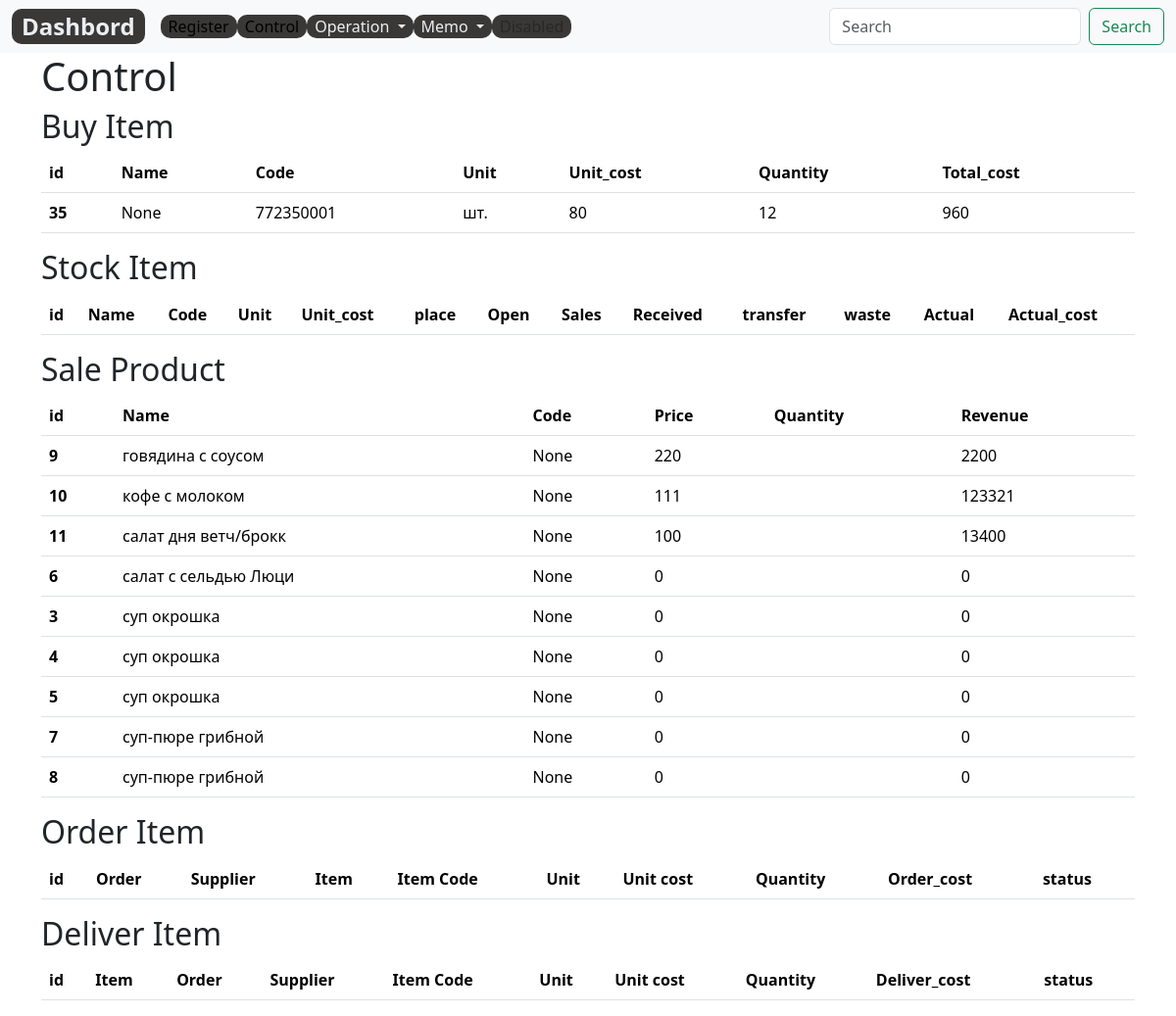
Before: /control/ with the older database file.
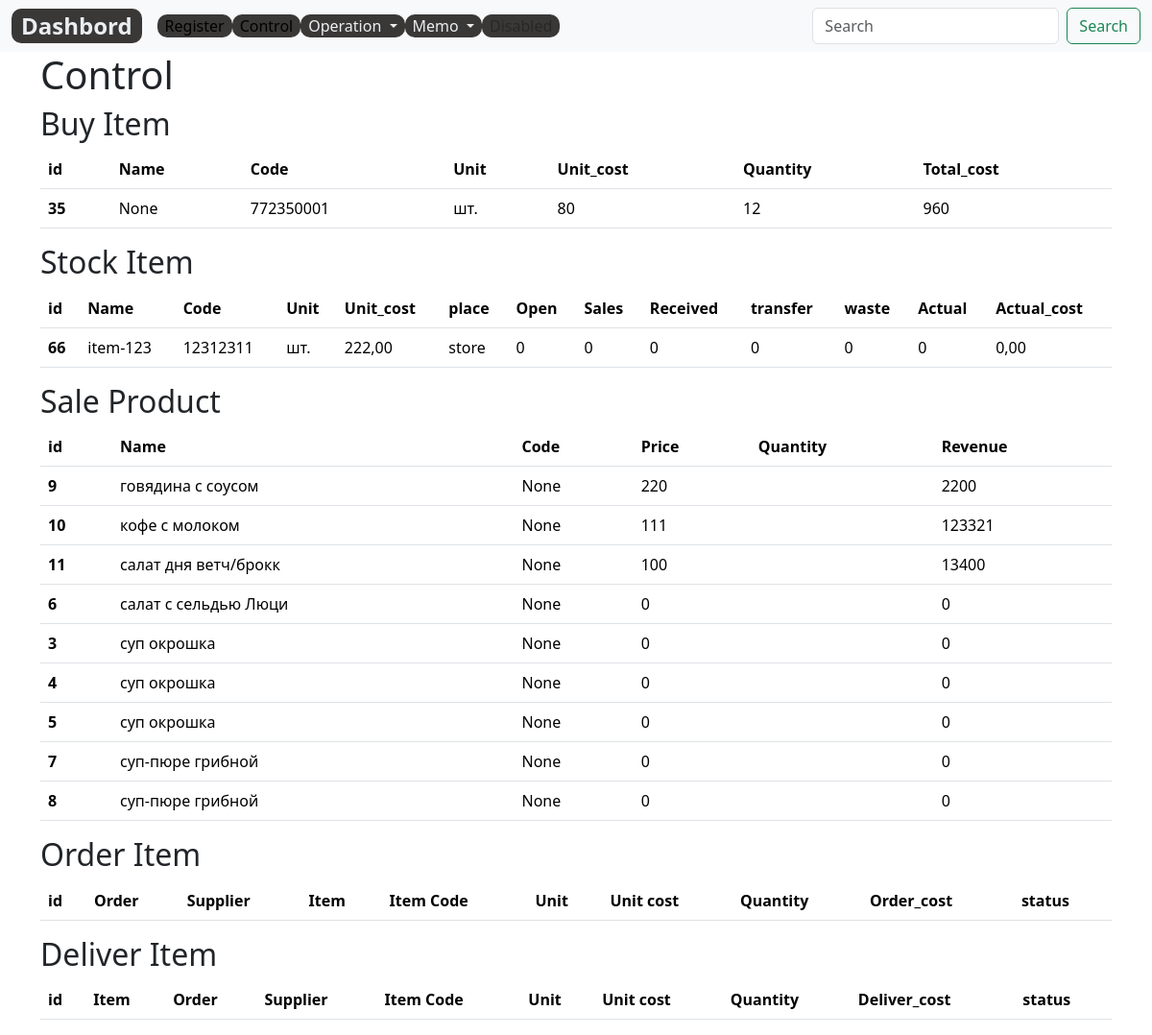
After: the same page with the newer database file.
### control/models.py (models this page shows, shortened)
class BuyItem(models.Model):
    code=models.DecimalField(max_digits=12, help_text="Не более 12 знаков",decimal_places=0,null=True,verbose_name='Код')
    item =models.CharField(max_length=200, help_text="Не более 200 знаков", db_index=True)#отражение в buy_items_list.html
    name = models.ForeignKey(Item, null=True, verbose_name='Наименование', on_delete=models.CASCADE)# для form buy_item.html
    slug= models.SlugField(max_length=255, verbose_name='Url',blank=True, null=True)
    unit = models.CharField(max_length=10,verbose_name='Ед.изм.',  choices=UNITS, null=True ,default='kg')
    unit_cost=models.PositiveIntegerField(verbose_name='Цена, руб', default=0,null=True)
    quantity= models.PositiveIntegerField(verbose_name='Кол.',default=0)
    cost= models.PositiveIntegerField(verbose_name='Сумма, руб', blank=True,null=True)
    item_supplier=models.CharField(max_length=200, help_text="Не более 200 знаков", null=True)#отражение в buy_items_list.html
    supplier= models.ForeignKey(Supplier, on_delete=models.CASCADE, null=True)
    invoice= models.CharField(max_length=250,verbose_name='Накладная',  null=True ,default='Накладная №     , дата   ')
    created_date = models.DateField(auto_now_add=True, verbose_name='Дата',)
    updated_date = models.DateField(auto_now=True,  verbose_name='Изменен', null=True)
    class Meta:
        ordering = ['name']
        verbose_name = 'Закупка'
        verbose_name_plural = 'Закупки'
    @property
    def get_cost(self):
        return self.unit_cost * self.quantity

class SaleProduct(models.Model):
    name = models.ForeignKey(Product,related_name='name_sale', on_delete=models.PROTECT)
    code=models.DecimalField(max_digits=12, help_text="Не более 12 знаков",decimal_places=0,null=True,verbose_name='Код')
    slug= models.SlugField(max_length=255, verbose_name='Url',blank=True, null=True)
    price=models.PositiveIntegerField(verbose_name='Цена, руб', default=1)
    sold= models.PositiveIntegerField(verbose_name='Sold, руб', default=1)
    unit = models.CharField(max_length=10,verbose_name='Ед.изм.',  choices=UNITS, null=True ,default='шт.')
    revenue= models.DecimalField(max_digits=10, help_text="Не более 10 знаков", decimal_places=2, default=0, blank=True, null=True)
    created_date = models.DateField(auto_now_add=True)
    class Meta:
        ordering = ['name']
        verbose_name = 'Продажа'
        verbose_name_plural = 'Продажи'
    @property
    def get_revenue(self):
        return self.price*self.sold

class StockItem(models.Model):
    code=models.DecimalField(max_digits=12, help_text="Не более 12 знаков",decimal_places=0,null=True,verbose_name='Код')
    name = models.CharField(max_length=200, help_text="Не более 200 знаков", db_index=True)
    slug= models.SlugField(max_length=255, verbose_name='Url')
    unit = models.CharField(max_length=10,verbose_name='Ед.изм.',  choices=UNITS, null=True ,default='kg')
    unit_cost = models.DecimalField(max_digits=10, help_text="Не более 10 знаков",decimal_places=2, null=True)
    place = models.CharField(max_length=100,verbose_name='Место', null=True ,default='store')
    open=models.DecimalField(max_digits=10, help_text="Не более 10 знаков", decimal_places=0, null=True, default=0)
    sales =	models.DecimalField(max_digits=10, help_text="Не более 10 знаков", decimal_places=0, default=0)
    received = models.DecimalField(max_digits=10, help_text="Не более 10 знаков", null=True, decimal_places=0, default=0)
    transfer =models.DecimalField(max_digits=10, help_text="Не более 10 знаков",null=True, decimal_places=0, default=0)
    waste=models.DecimalField(max_digits=10, help_text="Не более 10 знаков",null=True, decimal_places=0, default=0)
    actual=models.DecimalField(max_digits=10, help_text="Не более 10 знаков", decimal_places=0, default=0)
    actual_cost=models.DecimalField(max_digits=12, help_text="Не более 12 знаков", decimal_places=2, default=0)
    class Meta:
        ordering = ['name']
        verbose_name = 'Остаток'
        verbose_name_plural = 'Остатки'
    @property
    def get_actual(self):
        return self.open-self.sales+self.received-self.transfer-self.waste
    @property
    def get_actual_cost(self):
        return (self.open-self.sales+self.received-self.transfer-self.waste )*self.unit_cost

### register/models.py (models this page shows, shortened)
class Product(models.Model):
    DIFFICULTY_LEVELS = (
        ('Easy', 'Easy'),
        ('Medium', 'Medium'),
        ('Hard', 'Hard'),
    )
    code=models.DecimalField(max_digits=10, help_text="Не более 10 знаков", decimal_places=0, unique=True)
    name = models.CharField(max_length=200,help_text="Не более 200 знаков", db_index=True, verbose_name='Продукт')
    category = models.ForeignKey(Category, related_name='product', on_delete=models.CASCADE)
    ingredient = models.ManyToManyField(Item, through=RecipeIngredient)
    difficulty = models.CharField(choices=DIFFICULTY_LEVELS, max_length=10)
    price = models.DecimalField(max_digits=10,help_text="Не более 10 знаков", decimal_places=2)
    description = models.TextField(blank=True, null=True)
    cooking= models.TextField(blank=True, null = True)
    slug= models.SlugField(max_length=255, verbose_name='Url', unique=True)
    created_date= models.DateField(auto_now_add=True, verbose_name='Создан',null=True)
    updated_date = models.DateField(auto_now=True,  verbose_name='Изменен', null=True)
    class Meta:
        ordering = ['category', 'name']
        verbose_name = 'Продукт'
        verbose_name_plural = 'Продукты'
    def __str__(self):
        return self.name

### control/views.py (the view)
# urls.py: path('', control, name='control'),
def control(request):
    buyitems = BuyItem.objects.all()
    stockitems = StockItem.objects.all()
    saleproducts=SaleProduct.objects.all()
    orderitems=OrderItem.objects.all()
    deliveritems=DeliverItem.objects.all()
    context = {
        'buyitems': buyitems,
        'stockitems': stockitems,
        'saleproducts': saleproducts,
        'orderitems': orderitems,
        'deliveritems': deliveritems,
        'title':'Control'
    }
    return render(request, template_name='control/control.html', context=context)

### control/templates/control/control.html (shortened to what this page needs)
{% extends 'base_simple.html' %}
{% block content %}
<div class="container">
  <h1>Control</h1>
  <h2>Buy Item</h2>
  <table class="table">
    <thead>
      <tr>
        <th scope="col">id</th>
        <th scope="col">Name</th>
        <th scope="col">Code</th>
        <th scope="col">Unit</th>
        <th scope="col">Unit_cost</th>
        <th scope="col">Quantity</th>
        <th scope="col">Total_cost</th>
      </tr>
    </thead>
    <tbody>
      {% for buyitem in buyitems%}
      <tr>
        <th scope="row">{{buyitem.id}}</th>
        <td>{{buyitem.name}}</td>
        <td>{{buyitem.code}}</td>
        <td>{{buyitem.unit}}</td>
        <td>{{buyitem.unit_cost}}</td>
        <td>{{buyitem.quantity}}</td>
        <td>{{buyitem.get_cost}}</td>
      </tr>
      {% endfor %}
    </tbody>
  </table>
  <h2>Stock Item</h2>
  <table class="table">
    <thead>
      <tr>
        <th scope="col">id</th>
        <th scope="col">Name</th>
        <th scope="col">Code</th>
        <th scope="col">Unit</th>
        <th scope="col">Unit_cost</th>
        <th scope="col">place</th>
        <th scope="col">Open</th>
        <th scope="col">Sales</th>
        <th scope="col">Received</th>
        <th scope="col">transfer</th>
        <th scope="col">waste</th>
        <th scope="col">Actual</th>
        <th scope="col">Actual_cost</th>
      </tr>
    </thead>
    <tbody>
      {% for stockitem in stockitems%}
      <tr>
        <th scope="row">{{stockitem.id}}</th>
        <td>{{stockitem.name}}</td>
        <td>{{stockitem.code}}</td>
        <td>{{stockitem.unit}}</td>
        <td>{{stockitem.unit_cost}}</td>
        <td>{{stockitem.place}}</td>
        <td>{{stockitem.open}}</td>
        <td>{{stockitem.sales}}</td>
        <td>{{stockitem.received}}</td>
        <td>{{stockitem.transfer}}</td>
        <td>{{stockitem.waste}}</td>
        <td>{{stockitem.get_actual}}</td>
        <td>{{stockitem.get_actual_cost}}</td>
      </tr>
      {% endfor %}
    </tbody>
  </table>
  <h2>Sale Product</h2>
  <table class="table">
    <thead>
      <tr>
        <th scope="col">id</th>
        <th scope="col">Name</th>
        <th scope="col">Code</th>
        <th scope="col">Price</th>
        <th scope="col">Quantity</th>
        <th scope="col">Revenue</th>
      </tr>
    </thead>
    <tbody>
      {% for saleproduct in saleproducts%}
      <tr>
        <th scope="row">{{saleproduct.id}}</th>
        <td>{{saleproduct.name}}</td>
        <td>{{saleproduct.code}}</td>
        <td>{{saleproduct.price}}</td>
        <td>{{saleproduct.quantity}}</td>
        <td>{{saleproduct.get_revenue}}</td>
      </tr>
      {% endfor %}
    </tbody>
  </table>
  <h2>Order Item</h2>
  <table class="table">
    <thead>
      <tr>
        <th scope="col">id</th>
        <th scope="col">Order</th>
        <th scope="col">Supplier</th>
        <th scope="col">Item</th>
        <th scope="col">Item Code</th>
        <th scope="col">Unit</th>
        <th scope="col">Unit cost</th>
        <th scope="col">Quantity</th>
        <th scope="col">Order_cost</th>
        <th scope="col">status</th>
      </tr>
    </thead>
  </table>
  <h2>Deliver Item</h2>
  <table class="table">
    <thead>
      <tr>
        <th scope="col">id</th>
        <th scope="col">Item</th>
        <th scope="col">Order</th>
        <th scope="col">Supplier</th>
        <th scope="col">Item Code</th>
        <th scope="col">Unit</th>
        <th scope="col">Unit cost</th>
        <th scope="col">Quantity</th>
        <th scope="col">Deliver_cost</th>
        <th scope="col">status</th>
      </tr>
    </thead>
  </table>
</div>
{% endblock %}

### templates/base_simple.html (shortened to what this page needs)
{% load static %}
{% load bootstrap5 %}
<!DOCTYPE html>
<html lang="en">
<head>
  {% bootstrap_css %}
  <link rel="stylesheet" type="text/css" href="{% static 'css/style.css' %}">
</head>
<body>
  {% block navbar %}
  <nav class="navbar navbar-expand-lg bg-light">
    <div class="container-fluid">
      <a class="navbar-brand font1-b navbutt" href="{% url 'dashbord' %}">Dashbord</a>
      <div class="collapse navbar-collapse" id="navbarSupportedContent">
        <ul class="navbar-nav me-auto mb-2 mb-lg-0">
          <li class="nav-item">
            <a class="nav-link active navbutt" aria-current="page" href="{% url 'register' %}">Register</a>
          </li>
          <li class="nav-item">
            <a class="nav-link active navbutt" href="{% url 'control' %}">Control</a>
          </li>
          <li class="navbar-nav nav-item dropdown">
            <a class="nav-link dropdown-toggle navbutt" href="#" role="button" data-bs-toggle="dropdown"
              aria-expanded="false">
              Operation
            </a>
          </li>
          <li class="navbar-nav nav-item dropdown">
            <a class="nav-link dropdown-toggle navbutt" href="#" role="button" data-bs-toggle="dropdown"
              aria-expanded="false">
              Memo
            </a>
          </li>
          <li class="nav-item">
            <a class="nav-link disabled navbutt">Disabled</a>
          </li>
        </ul>
        <form class="d-flex" role="search">
          <input class="form-control me-2" type="search" placeholder="Search" aria-label="Search">
          <button class="btn btn-outline-success" type="submit">Search</button>
        </form>
      </div>
    </div>
  </nav>
  {% endblock %}
  {% block content %}CONTENT{% endblock %}
</body>
</html>

### mms22/static/css/style.css (style rules this page uses)
.navbutt { color: #ebeef1; background: #3a3837; border-radius: 10px; padding: 0 10px; }
.font1-b { font-size: 1.5rem; font-weight: 600; }

Changed rows visible on the page:
added StockItem: id "66", name "item-123", code "12312311", unit "шт.", unit_cost "222,00", place "store", open "0", sales "0", received "0", transfer "0", waste "0", get_actual "0", get_actual_cost "0,00"
